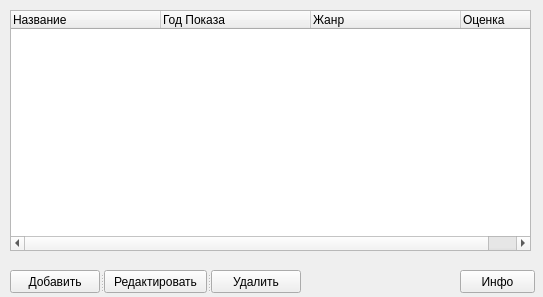
<?xml version="1.0" encoding="UTF-8"?>
<ui version="4.0">
 <class>MainWindow</class>
 <widget class="QMainWindow" name="MainWindow">
  <property name="geometry">
   <rect>
    <x>0</x>
    <y>0</y>
    <width>543</width>
    <height>297</height>
   </rect>
  </property>
  <property name="windowTitle">
   <string>MainWindow</string>
  </property>
  <widget class="QWidget" name="centralWidget">
   <widget class="QTreeWidget" name="treeWidget">
    <property name="geometry">
     <rect>
      <x>10</x>
      <y>10</y>
      <width>521</width>
      <height>241</height>
     </rect>
    </property>
    <attribute name="headerDefaultSectionSize">
     <number>150</number>
    </attribute>
    <column>
     <property name="text">
      <string>Название</string>
     </property>
    </column>
    <column>
     <property name="text">
      <string>Год Показа</string>
     </property>
    </column>
    <column>
     <property name="text">
      <string>Жанр</string>
     </property>
    </column>
    <column>
     <property name="text">
      <string>Оценка</string>
     </property>
    </column>
   </widget>
   <widget class="QPushButton" name="infoButton">
    <property name="geometry">
     <rect>
      <x>460</x>
      <y>270</y>
      <width>75</width>
      <height>23</height>
     </rect>
    </property>
    <property name="text">
     <string>Инфо</string>
    </property>
   </widget>
   <widget class="QSplitter" name="splitter">
    <property name="geometry">
     <rect>
      <x>10</x>
      <y>270</y>
      <width>291</width>
      <height>23</height>
     </rect>
    </property>
    <property name="orientation">
     <enum>Qt::Horizontal</enum>
    </property>
    <widget class="QPushButton" name="addButton">
     <property name="text">
      <string>Добавить</string>
     </property>
    </widget>
    <widget class="QPushButton" name="editButton">
     <property name="text">
      <string>Редактировать</string>
     </property>
    </widget>
    <widget class="QPushButton" name="deleteButton">
     <property name="text">
      <string>Удалить</string>
     </property>
    </widget>
   </widget>
  </widget>
 </widget>
 <layoutdefault spacing="6" margin="11"/>
 <resources/>
 <connections/>
</ui>
